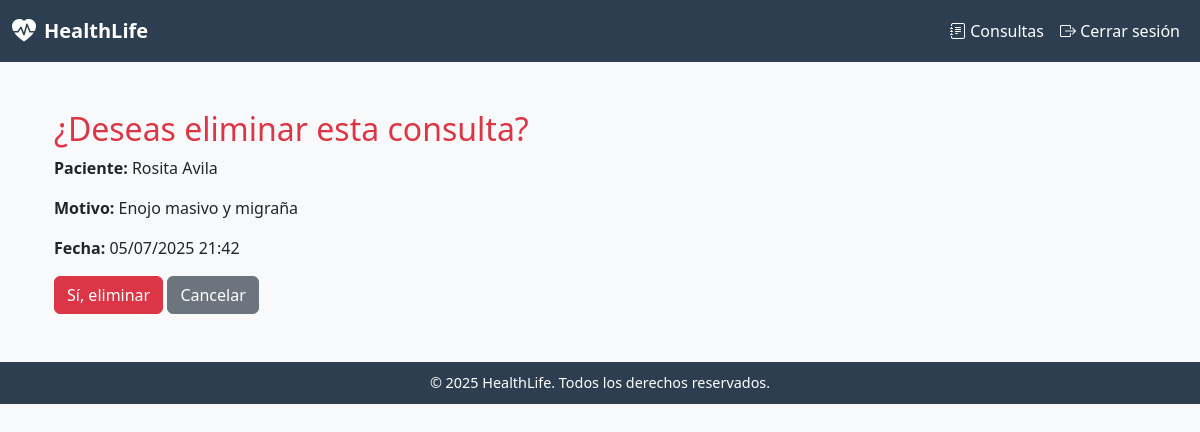
The page /consultas/eliminar/6/ (signed in) on the database its author committed.
### consultas/models.py (models this page shows, shortened)
class Consulta(models.Model):
    paciente_nombre = models.CharField(max_length=100)
    motivo = models.TextField()
    diagnostico = models.TextField()
    tratamiento = models.TextField()
    fecha = models.DateTimeField(auto_now_add=True)
    doctor = models.ForeignKey(settings.AUTH_USER_MODEL, on_delete=models.CASCADE)

### consultas/views.py (the view)
# urls.py: path('eliminar/<int:consulta_id>/', views.eliminar_consulta, name='eliminar_consulta'),
@login_required
def eliminar_consulta(request, consulta_id):
    consulta = get_object_or_404(Consulta, id=consulta_id)
    if consulta.doctor != request.user:
        messages.error(request, "🚫 No tienes permiso para eliminar esta consulta.")
        return redirect('dashboard')
    if request.method == 'POST':
        consulta.delete()
        messages.success(request, '🗑️ Consulta eliminada correctamente.')
        return redirect('listar_consultas')
    return render(request, 'consultas/eliminar_confirmar.html', {'consulta': consulta})

### templates/consultas/eliminar_confirmar.html (shortened to what this page needs)
{% extends 'base.html' %}
{% block content %}
<div class="container mt-5">
    <h2 class="text-danger">¿Deseas eliminar esta consulta?</h2>
    <p><strong>Paciente:</strong> {{ consulta.paciente_nombre }}</p>
    <p><strong>Motivo:</strong> {{ consulta.motivo }}</p>
    <p><strong>Fecha:</strong> {{ consulta.fecha|date:"d/m/Y H:i" }}</p>
    <form method="post">
        <button type="submit" class="btn btn-danger">Sí, eliminar</button>
        <a href="{% url 'listar_consultas' %}" class="btn btn-secondary">Cancelar</a>
    </form>
</div>
{% endblock %}

### templates/base.html (style rules this page uses)
body { background-color: #f8f9fa; }
.container { margin-top: 30px; }

### rows shown on the page
Consulta: paciente_nombre "Rosita Avila", motivo "Enojo masivo y migraña", fecha "05/07/2025 21:42"
